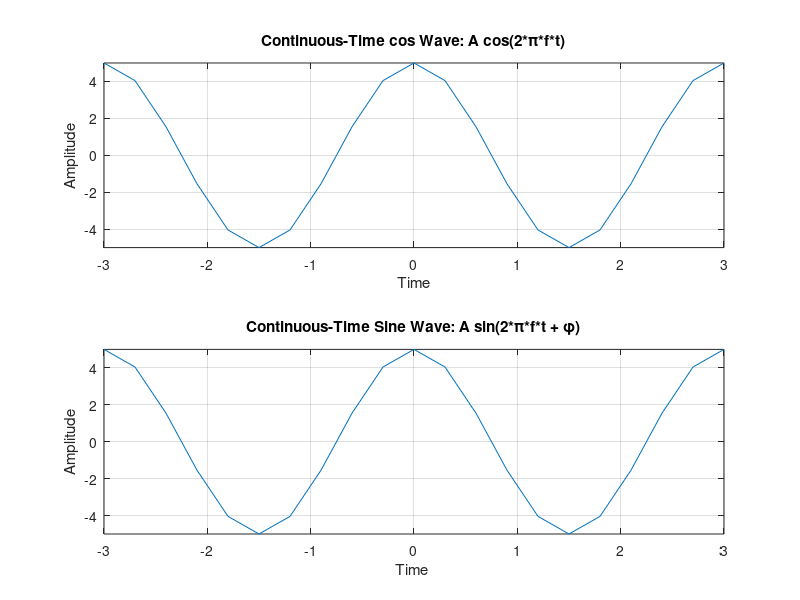

This chart was generated by the following MATLAB code:
clc; 
clear all;
close all;
fs=1;
t=-3:0.3:3; 
A=5; 
phase=pi/2; 
f=3;
x=A * cos(2*pi*f*t);
y=A * sin(2*pi*f*t + phase);
subplot(2,1,1)
plot(t,x)
title('Continuous-Time cos Wave: A cos(2*\pi*f*t)')
xlabel('Time')
ylabel('Amplitude') 
axis([t(1) t(end) -A A]) 
grid
subplot(2,1,2)
plot(t,y)
title('Continuous-Time Sine Wave: A sin(2*\pi*f*t + \phi)')
xlabel('Time ')
ylabel('Amplitude') 
axis([t(1) t(end) -A A]) 
grid on;
